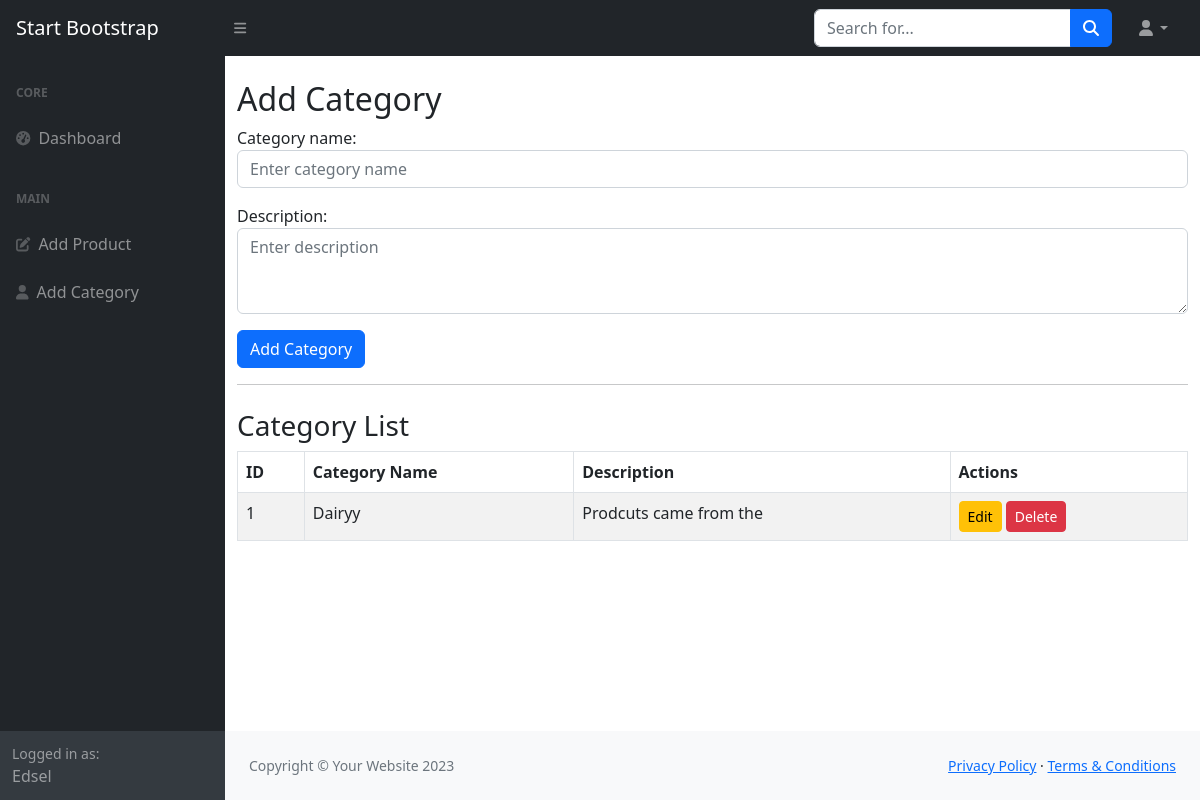
/categories/, run on an earlier commit of the app's database.
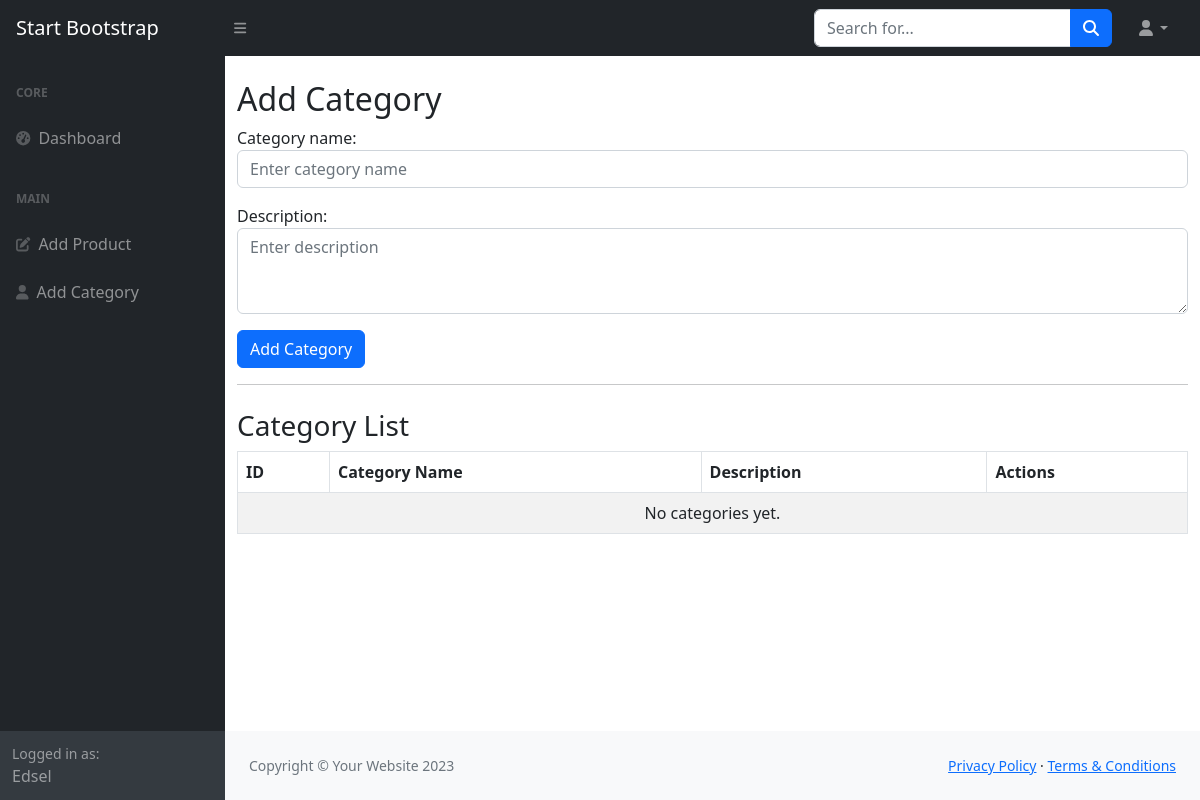
And on a later commit of the database.
### inventory/models.py (models this page shows, shortened)
class Category(models.Model):
    category_name = models.CharField(max_length=100)
    description = models.TextField(blank=True)

### inventory/views.py (the view)
# urls.py: path('categories/', views.category_list_add, name='category_list_add'),
def category_list_add(request):
    if request.method == 'POST':
        form = CategoryForm(request.POST)
        if form.is_valid():
            form.save()
            return redirect('category_list_add')
    else:
        form = CategoryForm()
    categories = Category.objects.all()
    return render(request, 'inventory/add_category.html', {
        'form': form,
        'categories': categories
    })

### inventory/forms.py
class CategoryForm(forms.ModelForm):
    class Meta:
        model = Category
        fields = ['category_name', 'description']
        widgets = {
            'category_name': forms.TextInput(attrs={'class': 'form-control', 'placeholder': 'Enter category name'}),
            'description': forms.Textarea(attrs={'class': 'form-control', 'rows': 3, 'placeholder': 'Enter description'}),
        }

### templates/inventory/add_category.html (shortened to what this page needs)
{% include "partials/header.html" %}
<body class="sb-nav-fixed">
    {% include "partials/navbar.html" %}
    <div id="layoutSidenav">
        {% include "partials/sidebar.html" %}
        <div id="layoutSidenav_content">
            <main>
                <div class="container mt-4">
                    <h2>{% if edit_mode %}Edit Category{% else %}Add Category{% endif %}</h2>
                    <form method="POST">
                        {{ form.as_p }}
                        {% if edit_mode %}
                            <button type="submit" class="btn btn-success">Update Category</button>
                            <a href="{% url 'category_list_add' %}" class="btn btn-secondary">Cancel</a>
                        {% else %}
                            <button type="submit" class="btn btn-primary">Add Category</button>
                        {% endif %}
                    </form>
                    <hr>
                    <h3 class="mt-4">Category List</h3>
                    <table class="table table-bordered table-striped mt-2">
                        <thead>
                            <tr>
                                <th>ID</th>
                                <th>Category Name</th>
                                <th>Description</th>
                                <th>Actions</th>
                            </tr>
                        </thead>
                        <tbody>
                            {% for category in categories %}
                            <tr>
                                <td>{{ category.id }}</td>
                                <td>{{ category.category_name }}</td>
                                <td>{{ category.description }}</td>
                                <td>
                                    <a href="{% url 'category_edit' category.id %}" class="btn btn-warning btn-sm">Edit</a>
                                    <a href="{% url 'category_delete' category.id %}" class="btn btn-danger btn-sm"
                                       onclick="return confirm('Are you sure you want to delete this category?');">Delete</a>
                                </td>
                            </tr>
                            {% empty %}
                            <tr><td colspan="4" class="text-center">No categories yet.</td></tr>
                            {% endfor %}
                        </tbody>
                    </table>
                </div>
            </main>
            {% include "partials/footer.html" %}
        </div>
    </div>
</body>
</html>

What changed in the data, as far as the page shows it:
removed Category: id "1", category_name "Dairyy", description "Prodcuts came from the"
Also different on the page:
text now shown: "No categories yet."
